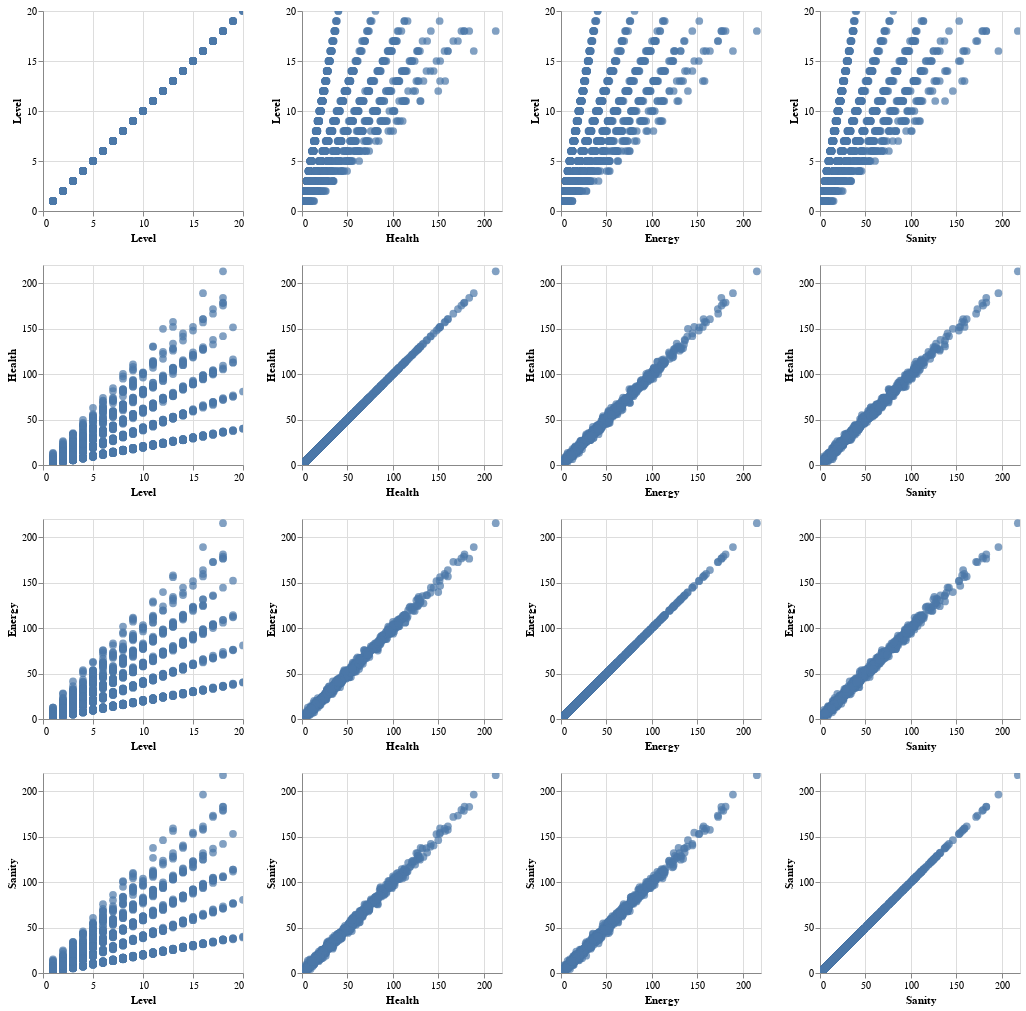

Write notebook code for a chart like this one.
### Code cell
# Scatter matrix using Altair

alt.Chart(df).mark_circle(size=60).encode(
    alt.X(alt.repeat("column"), type="quantitative"),
    alt.Y(alt.repeat("row"), type="quantitative"),
).properties(
    width=200,  # Adjust the width of the chart
    height=200  # Adjust the height of the chart
).repeat(
    row=["Level", "Health", "Energy", "Sanity"],
    column=["Level", "Health", "Energy", "Sanity"]
).interactive()

### Figure 1 — Vega-Lite specification as saved in the notebook (floating-point values rounded to 4 significant figures; data arrays with more than 128 entries replaced by an {"elided": "..."} marker saying what was removed)
{"config": {"view": {"continuousWidth": 400, "continuousHeight": 300}}, "repeat": {"column": ["Level", "Health", "Energy", "Sanity"], "row": ["Level", "Health", "Energy", "Sanity"]}, "spec": {"data": {"name": "data-220dc8a60b9dfc9d6b39fd4b35d776b7"}, "mark": {"type": "circle", "size": 60}, "encoding": {"x": {"field": {"repeat": "column"}, "type": "quantitative"}, "y": {"field": {"repeat": "row"}, "type": "quantitative"}}, "height": 200, "selection": {"selector001": {"type": "interval", "bind": "scales", "encodings": ["x", "y"]}}, "width": 200}, "$schema": "https://vega.github.io/schema/vega-lite/v4.17.0.json", "datasets": {"data-220dc8a60b9dfc9d6b39fd4b35d776b7": {"elided": "1500 records"}}}
